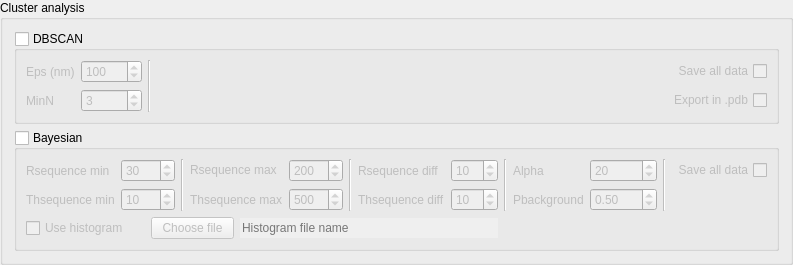
        <widget class="QGroupBox" name="groupBox_2">
         <property name="title">
          <string>Cluster analysis</string>
         </property>
         <property name="flat">
          <bool>false</bool>
         </property>
         <property name="checkable">
          <bool>false</bool>
         </property>
         <property name="checked">
          <bool>false</bool>
         </property>
         <layout class="QVBoxLayout" name="verticalLayout">
          <item>
           <widget class="QGroupBox" name="groupBox_analysis_dbscan">
            <property name="title">
             <string>DBSCAN</string>
            </property>
            <property name="flat">
             <bool>false</bool>
            </property>
            <property name="checkable">
             <bool>true</bool>
            </property>
            <property name="checked">
             <bool>false</bool>
            </property>
            <layout class="QGridLayout" name="gridLayout_4">
             <item row="0" column="6" rowspan="2" colspan="2">
              <widget class="Line" name="line_2">
               <property name="orientation">
                <enum>Qt::Vertical</enum>
               </property>
              </widget>
             </item>
             <item row="0" column="9" rowspan="2">
              <spacer name="horizontalSpacer_11">
               <property name="orientation">
                <enum>Qt::Horizontal</enum>
               </property>
               <property name="sizeHint" stdset="0">
                <size>
                 <width>40</width>
                 <height>20</height>
                </size>
               </property>
              </spacer>
             </item>
             <item row="0" column="1">
              <widget class="QLabel" name="label_7">
               <property name="text">
                <string>Eps (nm)</string>
               </property>
              </widget>
             </item>
             <item row="0" column="3">
              <widget class="QSpinBox" name="spinBox_analysis_dbscan_eps">
               <property name="minimum">
                <number>1</number>
               </property>
               <property name="maximum">
                <number>20000</number>
               </property>
               <property name="singleStep">
                <number>10</number>
               </property>
               <property name="value">
                <number>100</number>
               </property>
              </widget>
             </item>
             <item row="1" column="1">
              <widget class="QLabel" name="label_8">
               <property name="text">
                <string>MinN</string>
               </property>
              </widget>
             </item>
             <item row="1" column="3">
              <widget class="QSpinBox" name="spinBox_analysis_dbscan_minn">
               <property name="minimum">
                <number>1</number>
               </property>
               <property name="maximum">
                <number>1000</number>
               </property>
               <property name="value">
                <number>3</number>
               </property>
              </widget>
             </item>
             <item row="0" column="11">
              <widget class="QCheckBox" name="checkBox_analysis_dbscan_save_all">
               <property name="layoutDirection">
                <enum>Qt::RightToLeft</enum>
               </property>
               <property name="text">
                <string>Save all data</string>
               </property>
              </widget>
             </item>
             <item row="1" column="11">
              <widget class="QCheckBox" name="checkBox_analysis_dbscan_export_pdb">
               <property name="layoutDirection">
                <enum>Qt::RightToLeft</enum>
               </property>
               <property name="text">
                <string>Export in .pdb</string>
               </property>
              </widget>
             </item>
            </layout>
           </widget>
          </item>
          <item>
           <widget class="QGroupBox" name="groupBox_analysis_bayesian">
            <property name="title">
             <string>Bayesian</string>
            </property>
            <property name="checkable">
             <bool>true</bool>
            </property>
            <property name="checked">
             <bool>false</bool>
            </property>
            <layout class="QGridLayout" name="gridLayout_10">
             <item row="0" column="0">
              <widget class="QLabel" name="label_analysis_bayesian_rseqminlabel">
               <property name="text">
                <string>Rsequence min</string>
               </property>
              </widget>
             </item>
             <item row="0" column="1" colspan="2">
              <widget class="QSpinBox" name="spinBox_analysis_bayesian_rseqmin">
               <property name="sizePolicy">
                <sizepolicy hsizetype="Minimum" vsizetype="Fixed">
                 <horstretch>0</horstretch>
                 <verstretch>0</verstretch>
                </sizepolicy>
               </property>
               <property name="minimum">
                <number>10</number>
               </property>
               <property name="maximum">
                <number>500</number>
               </property>
               <property name="value">
                <number>30</number>
               </property>
              </widget>
             </item>
             <item row="0" column="3" rowspan="2">
              <widget class="Line" name="line_4">
               <property name="orientation">
                <enum>Qt::Vertical</enum>
               </property>
              </widget>
             </item>
             <item row="0" column="4" colspan="2">
              <widget class="QLabel" name="label_analysis_bayesian_rseqmaxlabel">
               <property name="sizePolicy">
                <sizepolicy hsizetype="Fixed" vsizetype="Fixed">
                 <horstretch>0</horstretch>
                 <verstretch>0</verstretch>
                </sizepolicy>
               </property>
               <property name="text">
                <string>Rsequence max</string>
               </property>
              </widget>
             </item>
             <item row="0" column="6">
              <widget class="QSpinBox" name="spinBox_analysis_bayesian_rseqmax">
               <property name="minimum">
                <number>10</number>
               </property>
               <property name="maximum">
                <number>500</number>
               </property>
               <property name="value">
                <number>200</number>
               </property>
              </widget>
             </item>
             <item row="0" column="7" rowspan="2">
              <widget class="Line" name="line_5">
               <property name="orientation">
                <enum>Qt::Vertical</enum>
               </property>
              </widget>
             </item>
             <item row="0" column="8">
              <widget class="QLabel" name="label_analysis_bayesian_rseqdifflabel">
               <property name="text">
                <string>Rsequence diff</string>
               </property>
              </widget>
             </item>
             <item row="0" column="9">
              <widget class="QSpinBox" name="spinBox_analysis_bayesian_rseqdiff">
               <property name="minimum">
                <number>1</number>
               </property>
               <property name="maximum">
                <number>100</number>
               </property>
               <property name="value">
                <number>10</number>
               </property>
              </widget>
             </item>
             <item row="0" column="10" rowspan="2">
              <widget class="Line" name="line_8">
               <property name="orientation">
                <enum>Qt::Vertical</enum>
               </property>
              </widget>
             </item>
             <item row="0" column="11">
              <widget class="QLabel" name="label_analysis_bayesian_alphalabel">
               <property name="text">
                <string>Alpha</string>
               </property>
              </widget>
             </item>
             <item row="0" column="12">
              <widget class="QSpinBox" name="spinBox_analysis_bayesian_alpha">
               <property name="maximum">
                <number>100000</number>
               </property>
               <property name="singleStep">
                <number>1</number>
               </property>
               <property name="value">
                <number>20</number>
               </property>
              </widget>
             </item>
             <item row="0" column="13" rowspan="2">
              <widget class="Line" name="line_9">
               <property name="orientation">
                <enum>Qt::Vertical</enum>
               </property>
              </widget>
             </item>
             <item row="0" column="14">
              <widget class="QCheckBox" name="checkBox_analysis_bayesian_save_all">
               <property name="layoutDirection">
                <enum>Qt::RightToLeft</enum>
               </property>
               <property name="text">
                <string>Save all data</string>
               </property>
              </widget>
             </item>
             <item row="1" column="0">
              <widget class="QLabel" name="label_analysis_bayesian_thseqminlabel">
               <property name="text">
                <string>Thsequence min</string>
               </property>
              </widget>
             </item>
             <item row="1" column="1" colspan="2">
              <widget class="QSpinBox" name="spinBox_analysis_bayesian_thseqmin">
               <property name="sizePolicy">
                <sizepolicy hsizetype="Minimum" vsizetype="Fixed">
                 <horstretch>0</horstretch>
                 <verstretch>0</verstretch>
                </sizepolicy>
               </property>
               <property name="minimum">
                <number>5</number>
               </property>
               <property name="maximum">
                <number>5000</number>
               </property>
               <property name="value">
                <number>10</number>
               </property>
              </widget>
             </item>
             <item row="1" column="4" colspan="2">
              <widget class="QLabel" name="label_analysis_bayesian_thseqmaxlabel">
               <property name="text">
                <string>Thsequence max</string>
               </property>
              </widget>
             </item>
             <item row="1" column="6">
              <widget class="QSpinBox" name="spinBox_analysis_bayesian_thseqmax">
               <property name="minimum">
                <number>5</number>
               </property>
               <property name="maximum">
                <number>5000</number>
               </property>
               <property name="value">
                <number>500</number>
               </property>
              </widget>
             </item>
             <item row="1" column="8">
              <widget class="QLabel" name="label_analysis_bayesian_thseqdifflabel">
               <property name="text">
                <string>Thsequence diff</string>
               </property>
              </widget>
             </item>
             <item row="1" column="9">
              <widget class="QSpinBox" name="spinBox_analysis_bayesian_thseqdiff">
               <property name="minimum">
                <number>5</number>
               </property>
               <property name="maximum">
                <number>500</number>
               </property>
               <property name="value">
                <number>10</number>
               </property>
              </widget>
             </item>
             <item row="1" column="11">
              <widget class="QLabel" name="label_analysis_bayesian_pbackgroundlabel">
               <property name="text">
                <string>Pbackground</string>
               </property>
              </widget>
             </item>
             <item row="1" column="12">
              <widget class="QDoubleSpinBox" name="doubleSpinBox_analysis_bayesian_pbackground">
               <property name="maximum">
                <double>1.000000000000000</double>
               </property>
               <property name="singleStep">
                <double>0.010000000000000</double>
               </property>
               <property name="value">
                <double>0.500000000000000</double>
               </property>
              </widget>
             </item>
             <item row="2" column="0" colspan="2">
              <widget class="QCheckBox" name="checkBox_analysis_bayesian_usehistogram">
               <property name="layoutDirection">
                <enum>Qt::LeftToRight</enum>
               </property>
               <property name="text">
                <string>Use histogram</string>
               </property>
               <property name="tristate">
                <bool>false</bool>
               </property>
              </widget>
             </item>
             <item row="2" column="2" colspan="3">
              <widget class="QPushButton" name="pushButton_analysis_bayesian_choose_file">
               <property name="enabled">
                <bool>true</bool>
               </property>
               <property name="cursor">
                <cursorShape>ArrowCursor</cursorShape>
               </property>
               <property name="mouseTracking">
                <bool>false</bool>
               </property>
               <property name="text">
                <string>Choose file</string>
               </property>
               <property name="checkable">
                <bool>false</bool>
               </property>
              </widget>
             </item>
             <item row="2" column="5" colspan="5">
              <widget class="QLineEdit" name="lineEdit_analysis_bayesian_histogramlinedit">
               <property name="enabled">
                <bool>false</bool>
               </property>
               <property name="maximumSize">
                <size>
                 <width>1000</width>
                 <height>16777215</height>
                </size>
               </property>
               <property name="font">
                <font>
                 <weight>50</weight>
                 <bold>false</bold>
                </font>
               </property>
               <property name="frame">
                <bool>false</bool>
               </property>
               <property name="readOnly">
                <bool>true</bool>
               </property>
               <property name="placeholderText">
                <string>Histogram file name</string>
               </property>
              </widget>
             </item>
            </layout>
           </widget>
          </item>
         </layout>
        </widget>
